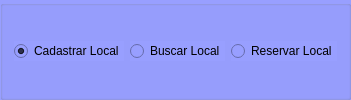
         <widget class="QGroupBox" name="groupBox_4">
          <property name="sizePolicy">
           <sizepolicy hsizetype="Preferred" vsizetype="Fixed">
            <horstretch>0</horstretch>
            <verstretch>0</verstretch>
           </sizepolicy>
          </property>
          <property name="minimumSize">
           <size>
            <width>0</width>
            <height>35</height>
           </size>
          </property>
          <property name="styleSheet">
           <string notr="true">background-color: rgb(152, 159, 255);</string>
          </property>
          <property name="title">
           <string/>
          </property>
          <layout class="QGridLayout" name="gridLayout_6">
           <item row="0" column="1">
            <widget class="QRadioButton" name="radioButton_2">
             <property name="text">
              <string>Buscar Local</string>
             </property>
             <property name="checked">
              <bool>false</bool>
             </property>
            </widget>
           </item>
           <item row="0" column="3">
            <widget class="QRadioButton" name="radioButton_3">
             <property name="text">
              <string>Reservar Local</string>
             </property>
            </widget>
           </item>
           <item row="0" column="0">
            <widget class="QRadioButton" name="radioButton">
             <property name="text">
              <string>Cadastrar Local</string>
             </property>
             <property name="checked">
              <bool>true</bool>
             </property>
            </widget>
           </item>
          </layout>
         </widget>
